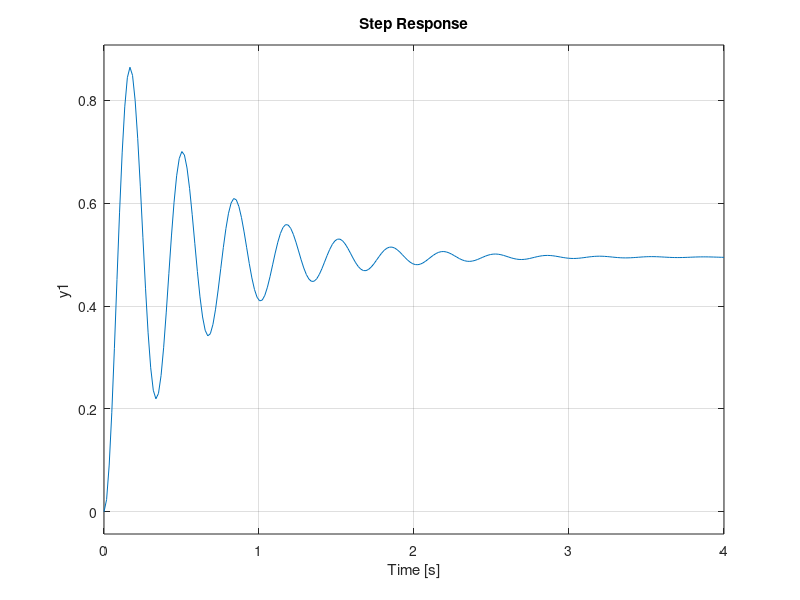

This chart was generated by the following MATLAB code:
v = 0.085 ; 
k1 = 2 ; 
mu0 = 4.1 ; 
Ki = 0.5 ; 
Ks = 200 ;  
u = 500 ; 
Kp = 100 ; 
S = Ki*((mu0-v)/(2*v) + 1/(2*v) * sqrt((mu0-v)^2 - (2*v)^2 *Ks/Ki)) ; 
mu = mu0*S/(Ks + S + S*S/Ki) ; 
x = (u-S)/k1 ; 
% G = tf ([v, 0], [1, v*(1+Kp)+k1*mu*x, v*k1*mu*x])
G = tf ([v*mu*x], [1, v*+k1*mu*x, v*k1*mu*x+v*mu*x*Kp])
Tr = Kp*G/(1+Kp*G)
step(Tr)